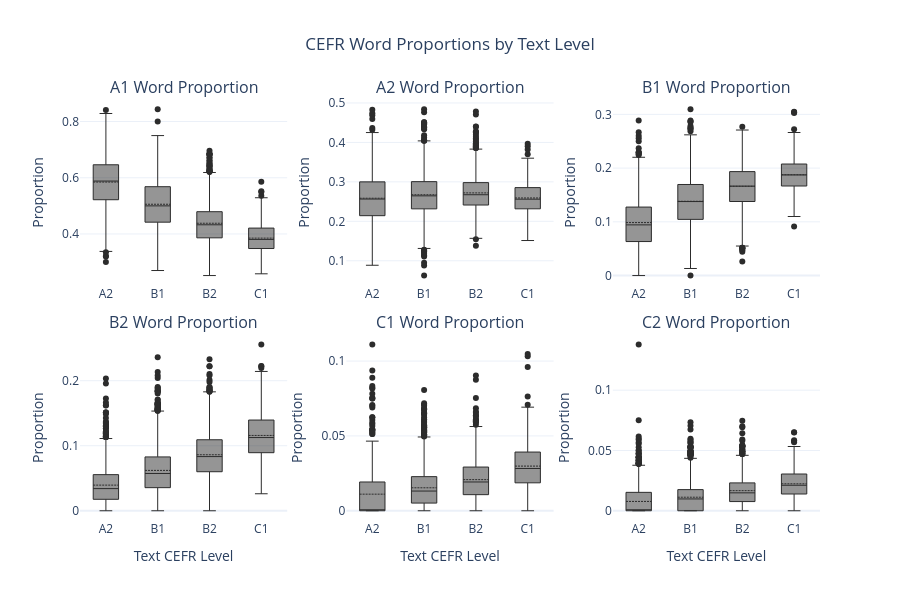

The code cell stored with this chart in its notebook:
### Markdown cell above
## 6. (Optional) Explore the distributions

### Code cell
import plotly.graph_objects as go
from plotly.subplots import make_subplots
import pandas as pd

combined_df = pd.concat([train_df, val_df, test_df], ignore_index=True)

cefr_levels = ['A1', 'A2', 'B1', 'B2', 'C1', 'C2']
cefr_cols = [f'cefr_{level}' for level in cefr_levels]
text_labels = ['A2', 'B1', 'B2', 'C1']

fig1 = make_subplots(
    rows=2, cols=3,
    subplot_titles=[f'{level} Word Proportion' for level in cefr_levels],
    vertical_spacing=0.12,
    horizontal_spacing=0.08
)

for idx, (level, cefr_col) in enumerate(zip(cefr_levels, cefr_cols)):
    row = (idx // 3) + 1
    col = (idx % 3) + 1

    for label in text_labels:
        label_data = combined_df[combined_df[LABEL_FIELD] == label]
        fig1.add_trace(
            go.Box(
                y=label_data[cefr_col],
                name=label,
                marker_color='#2C2C2C',
                line=dict(width=1),
                showlegend=False,
                boxmean=True
            ),
            row=row, col=col
        )

fig1.update_layout(
    template='plotly_white',
    title_text='CEFR Word Proportions by Text Level',
    title_x=0.5,
    height=600,
    showlegend=False
)

for i in range(6):
    fig1.update_yaxes(title_text="Proportion", row=(i // 3) + 1, col=(i % 3) + 1)

for col_idx in range(1, 4):
    fig1.update_xaxes(title_text="Text CEFR Level", row=2, col=col_idx)

fig1.show()

### Figure 1 — Plotly figure (JSON) as saved in the notebook; plotly's stock layout.template omitted (floating-point values rounded to 4 significant figures; data arrays with more than 128 entries replaced by an {"elided": "..."} marker saying what was removed)
{"data": [{"boxmean": true, "line": {"width": 1}, "marker": {"color": "#2C2C2C"}, "name": "A2", "showlegend": false, "type": "box", "xaxis": "x", "y": {"elided": "1048 float values"}, "yaxis": "y"}, {"boxmean": true, "line": {"width": 1}, "marker": {"color": "#2C2C2C"}, "name": "B1", "showlegend": false, "type": "box", "xaxis": "x", "y": {"elided": "2032 float values"}, "yaxis": "y"}, {"boxmean": true, "line": {"width": 1}, "marker": {"color": "#2C2C2C"}, "name": "B2", "showlegend": false, "type": "box", "xaxis": "x", "y": {"elided": "1448 float values"}, "yaxis": "y"}, {"boxmean": true, "line": {"width": 1}, "marker": {"color": "#2C2C2C"}, "name": "C1", "showlegend": false, "type": "box", "xaxis": "x", "y": {"elided": "472 float values"}, "yaxis": "y"}, {"boxmean": true, "line": {"width": 1}, "marker": {"color": "#2C2C2C"}, "name": "A2", "showlegend": false, "type": "box", "xaxis": "x2", "y": {"elided": "1048 float values"}, "yaxis": "y2"}, {"boxmean": true, "line": {"width": 1}, "marker": {"color": "#2C2C2C"}, "name": "B1", "showlegend": false, "type": "box", "xaxis": "x2", "y": {"elided": "2032 float values"}, "yaxis": "y2"}, {"boxmean": true, "line": {"width": 1}, "marker": {"color": "#2C2C2C"}, "name": "B2", "showlegend": false, "type": "box", "xaxis": "x2", "y": {"elided": "1448 float values"}, "yaxis": "y2"}, {"boxmean": true, "line": {"width": 1}, "marker": {"color": "#2C2C2C"}, "name": "C1", "showlegend": false, "type": "box", "xaxis": "x2", "y": {"elided": "472 float values"}, "yaxis": "y2"}, {"boxmean": true, "line": {"width": 1}, "marker": {"color": "#2C2C2C"}, "name": "A2", "showlegend": false, "type": "box", "xaxis": "x3", "y": {"elided": "1048 float values"}, "yaxis": "y3"}, {"boxmean": true, "line": {"width": 1}, "marker": {"color": "#2C2C2C"}, "name": "B1", "showlegend": false, "type": "box", "xaxis": "x3", "y": {"elided": "2032 float values"}, "yaxis": "y3"}, {"boxmean": true, "line": {"width": 1}, "marker": {"color": "#2C2C2C"}, "name": "B2", "showlegend": false, "type": "box", "xaxis": "x3", "y": {"elided": "1448 float values"}, "yaxis": "y3"}, {"boxmean": true, "line": {"width": 1}, "marker": {"color": "#2C2C2C"}, "name": "C1", "showlegend": false, "type": "box", "xaxis": "x3", "y": {"elided": "472 float values"}, "yaxis": "y3"}, {"boxmean": true, "line": {"width": 1}, "marker": {"color": "#2C2C2C"}, "name": "A2", "showlegend": false, "type": "box", "xaxis": "x4", "y": {"elided": "1048 float values"}, "yaxis": "y4"}, {"boxmean": true, "line": {"width": 1}, "marker": {"color": "#2C2C2C"}, "name": "B1", "showlegend": false, "type": "box", "xaxis": "x4", "y": {"elided": "2032 float values"}, "yaxis": "y4"}, {"boxmean": true, "line": {"width": 1}, "marker": {"color": "#2C2C2C"}, "name": "B2", "showlegend": false, "type": "box", "xaxis": "x4", "y": {"elided": "1448 float values"}, "yaxis": "y4"}, {"boxmean": true, "line": {"width": 1}, "marker": {"color": "#2C2C2C"}, "name": "C1", "showlegend": false, "type": "box", "xaxis": "x4", "y": {"elided": "472 float values"}, "yaxis": "y4"}, {"boxmean": true, "line": {"width": 1}, "marker": {"color": "#2C2C2C"}, "name": "A2", "showlegend": false, "type": "box", "xaxis": "x5", "y": {"elided": "1048 float values"}, "yaxis": "y5"}, {"boxmean": true, "line": {"width": 1}, "marker": {"color": "#2C2C2C"}, "name": "B1", "showlegend": false, "type": "box", "xaxis": "x5", "y": {"elided": "2032 float values"}, "yaxis": "y5"}, {"boxmean": true, "line": {"width": 1}, "marker": {"color": "#2C2C2C"}, "name": "B2", "showlegend": false, "type": "box", "xaxis": "x5", "y": {"elided": "1448 float values"}, "yaxis": "y5"}, {"boxmean": true, "line": {"width": 1}, "marker": {"color": "#2C2C2C"}, "name": "C1", "showlegend": false, "type": "box", "xaxis": "x5", "y": {"elided": "472 float values"}, "yaxis": "y5"}, {"boxmean": true, "line": {"width": 1}, "marker": {"color": "#2C2C2C"}, "name": "A2", "showlegend": false, "type": "box", "xaxis": "x6", "y": {"elided": "1048 float values"}, "yaxis": "y6"}, {"boxmean": true, "line": {"width": 1}, "marker": {"color": "#2C2C2C"}, "name": "B1", "showlegend": false, "type": "box", "xaxis": "x6", "y": {"elided": "2032 float values"}, "yaxis": "y6"}, {"boxmean": true, "line": {"width": 1}, "marker": {"color": "#2C2C2C"}, "name": "B2", "showlegend": false, "type": "box", "xaxis": "x6", "y": {"elided": "1448 float values"}, "yaxis": "y6"}, {"boxmean": true, "line": {"width": 1}, "marker": {"color": "#2C2C2C"}, "name": "C1", "showlegend": false, "type": "box", "xaxis": "x6", "y": {"elided": "472 float values"}, "yaxis": "y6"}], "layout": {"annotations": [{"font": {"size": 16}, "showarrow": false, "text": "A1 Word Proportion", "x": 0.14, "xanchor": "center", "xref": "paper", "y": 1, "yanchor": "bottom", "yref": "paper"}, {"font": {"size": 16}, "showarrow": false, "text": "A2 Word Proportion", "x": 0.5, "xanchor": "center", "xref": "paper", "y": 1, "yanchor": "bottom", "yref": "paper"}, {"font": {"size": 16}, "showarrow": false, "text": "B1 Word Proportion", "x": 0.86, "xanchor": "center", "xref": "paper", "y": 1, "yanchor": "bottom", "yref": "paper"}, {"font": {"size": 16}, "showarrow": false, "text": "B2 Word Proportion", "x": 0.14, "xanchor": "center", "xref": "paper", "y": 0.44, "yanchor": "bottom", "yref": "paper"}, {"font": {"size": 16}, "showarrow": false, "text": "C1 Word Proportion", "x": 0.5, "xanchor": "center", "xref": "paper", "y": 0.44, "yanchor": "bottom", "yref": "paper"}, {"font": {"size": 16}, "showarrow": false, "text": "C2 Word Proportion", "x": 0.86, "xanchor": "center", "xref": "paper", "y": 0.44, "yanchor": "bottom", "yref": "paper"}], "height": 600, "showlegend": false, "title": {"text": "CEFR Word Proportions by Text Level", "x": 0.5}, "xaxis": {"anchor": "y", "domain": [0, 0.28]}, "xaxis2": {"anchor": "y2", "domain": [0.36, 0.64]}, "xaxis3": {"anchor": "y3", "domain": [0.72, 1]}, "xaxis4": {"anchor": "y4", "domain": [0, 0.28], "title": {"text": "Text CEFR Level"}}, "xaxis5": {"anchor": "y5", "domain": [0.36, 0.64], "title": {"text": "Text CEFR Level"}}, "xaxis6": {"anchor": "y6", "domain": [0.72, 1], "title": {"text": "Text CEFR Level"}}, "yaxis": {"anchor": "x", "domain": [0.56, 1], "title": {"text": "Proportion"}}, "yaxis2": {"anchor": "x2", "domain": [0.56, 1], "title": {"text": "Proportion"}}, "yaxis3": {"anchor": "x3", "domain": [0.56, 1], "title": {"text": "Proportion"}}, "yaxis4": {"anchor": "x4", "domain": [0, 0.44], "title": {"text": "Proportion"}}, "yaxis5": {"anchor": "x5", "domain": [0, 0.44], "title": {"text": "Proportion"}}, "yaxis6": {"anchor": "x6", "domain": [0, 0.44], "title": {"text": "Proportion"}}}}
